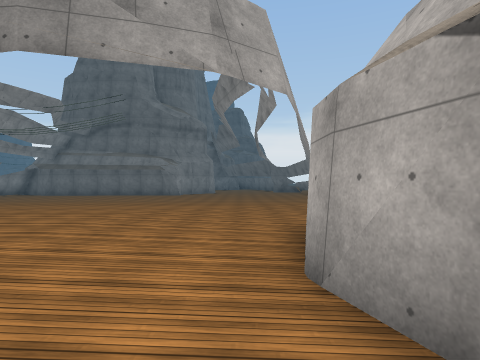
View 1 (above)

18 first-person views from a walk through a scene from a Unity 3-D project. The camera is 1.4 m above the floor, looks level and sees 75° across. The floor is counted in squares, 2 m on a side. Each view is taken from the middle of a square. On the plan, view 1 faces up. The plan holds only what a view shows up to about 10 squares ahead; the rest is blank. The place goes on beyond the plan. Surface patterns are stand-ins for the level's own textures.

View 2
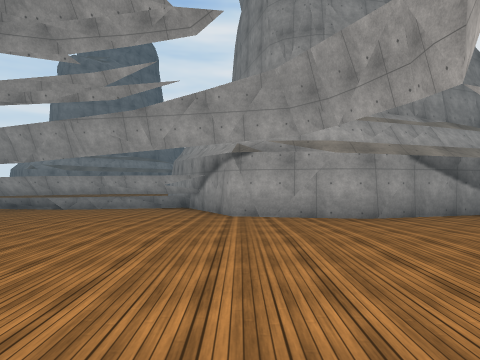

View 3
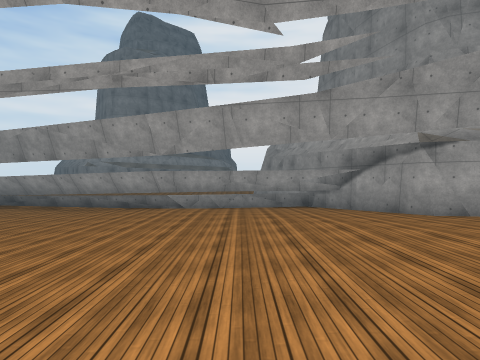

View 4
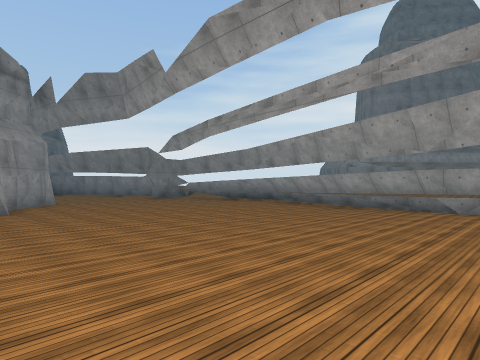

View 5
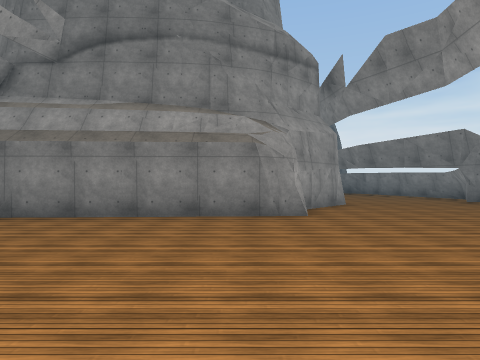

View 6
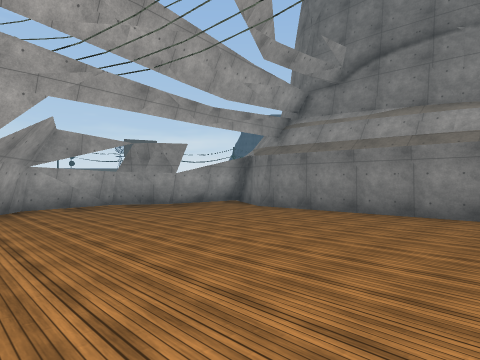

View 7
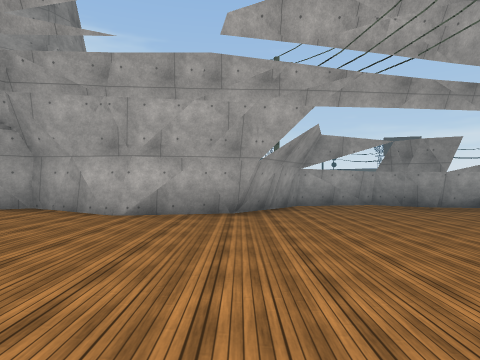

View 8
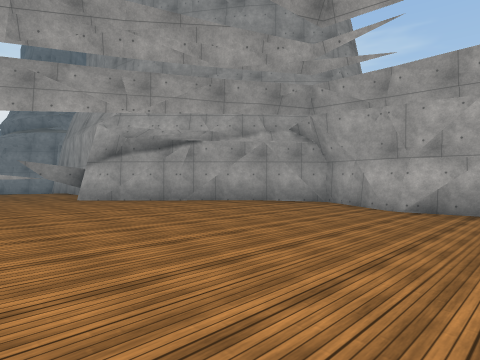

View 9
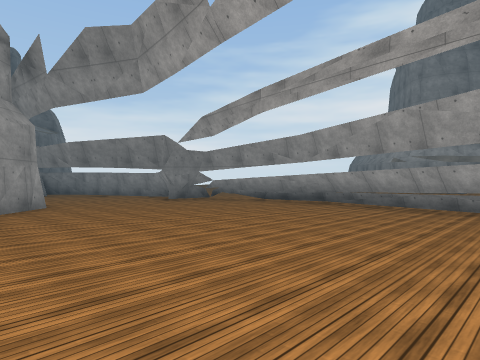

View 10
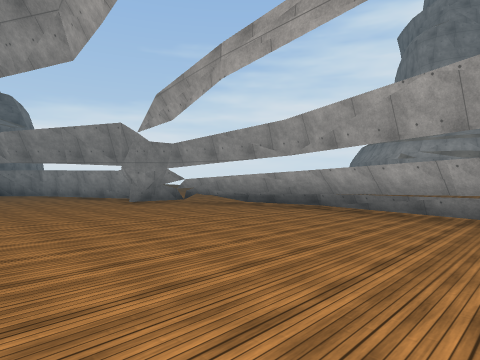

View 11
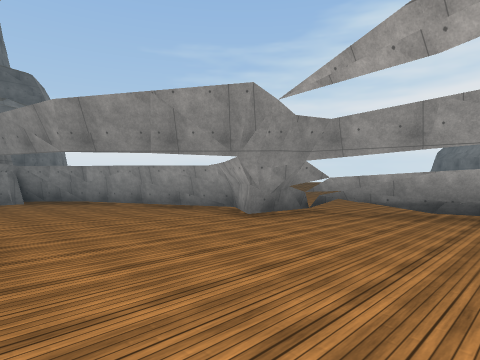

View 12
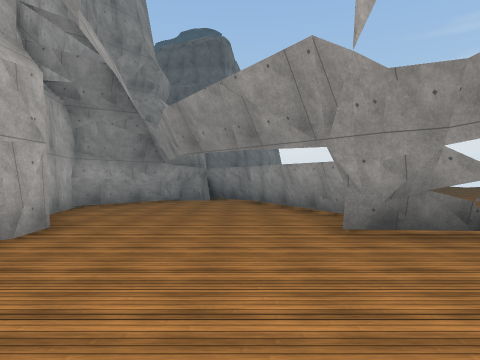

View 13
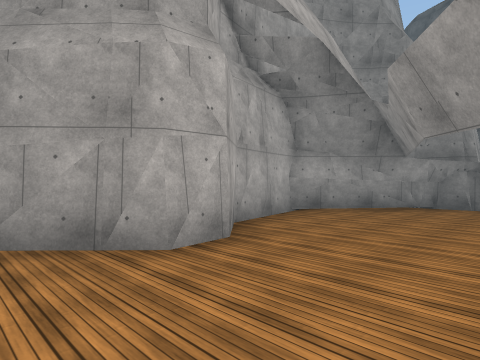

View 14
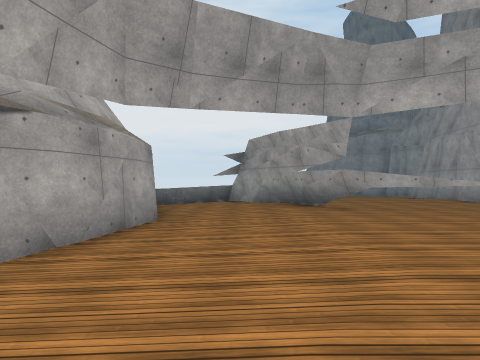

View 15
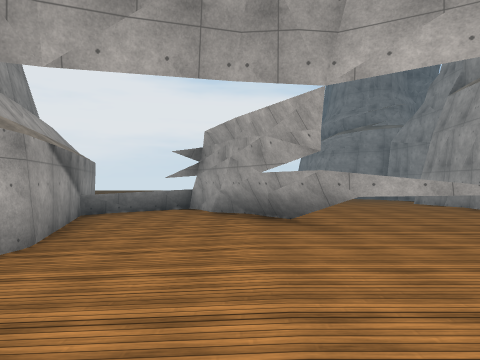

View 16
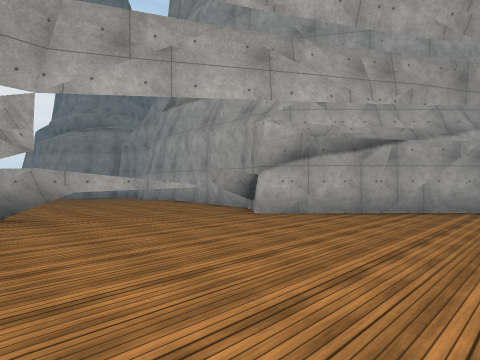

View 17
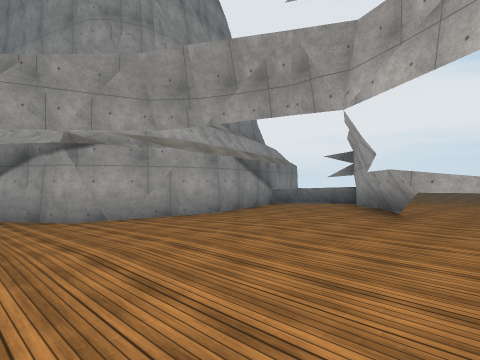

View 18
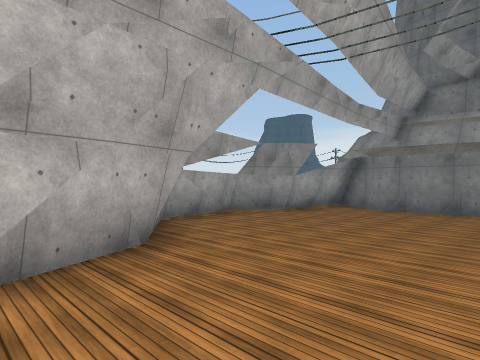

### Floor plan
Key: @ floor where view 1 was taken; # wall or solid block; . main floor; : floor 0.25 m higher than the main floor; + floor 0.5 m higher than the main floor; * floor 0.75 m higher than the main floor; = window, fence, low wall or low ledge; ^ raised ledge.
Columns run from 14 left of view 1 to 5 right of it. Each row starts with its distance up from view 1.
 29             ####
 28             #. ##
 27            ##.  #
 26            #..  #
 25            #...  #
 24            #.... #
 23            ##....#
 22            ##....#=
 21           ##......#
 20           #.......#=
 19  ##########.......#=
 18  #.................#
 17 ##.................#
 16 #..................#
 15 #.................#=
 14 #.................#=
 13 #.................#
 12 ##::::::::::::::::#
 11  ##:::::::::::::::#
 10   ##::::::::::::::#
  9    #++++++++++++::#
  8    #++++++++++++::#
  7    #++++++++++++::#
  6    ##********+++:##
  5     ##*******++###
  4      ##******++#
  3       ##*****++#
  2        #^^#**++#
  1       #^^^^#*++##
  0       #^^^^^#+@+#
 -1       #^^^^^#++^#
 -2       #^^^^^^#^^#
 -3       #^^^^^^   ^
 -4       #  ^ ^^

Where each view was taken, in squares from view 1:
view 1: 0 up, 0 right, facing up
view 2: 5 up, 6 left, facing right
view 3: 9 up, 5 left, facing right
view 4: 9 up, 5 left, facing up-right
view 5: 12 up, 5 left, facing up
view 6: 11 up, 5 left, facing up-left
view 7: 11 up, 5 left, facing left
view 8: 11 up, 4 left, facing down-left
view 9: 12 up, 4 left, facing up-right
view 10: 13 up, 2 left, facing up-right
view 11: 18 up, 2 left, facing up-right
view 12: 18 up, 1 right, facing up
view 13: 20 up, 1 right, facing up-left
view 14: 8 up, 1 left, facing down
view 15: 6 up, 2 left, facing down
view 16: 7 up, 2 left, facing down-left
view 17: 7 up, 5 left, facing down-right
view 18: 9 up, 8 left, facing up-left
